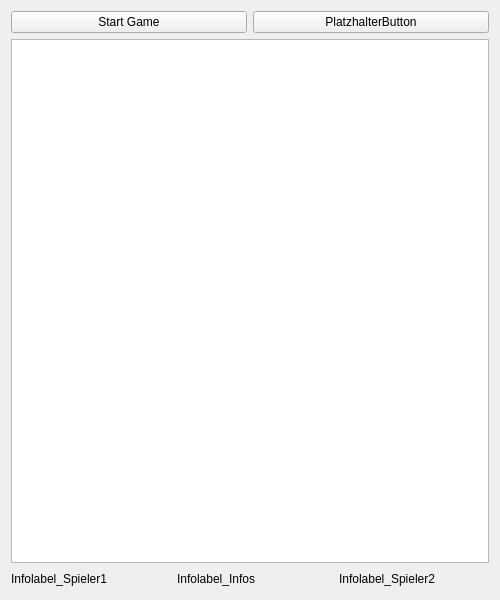
<?xml version="1.0" encoding="UTF-8"?>
<ui version="4.0">
 <class>MainWindow</class>
 <widget class="QMainWindow" name="MainWindow">
  <property name="geometry">
   <rect>
    <x>0</x>
    <y>0</y>
    <width>500</width>
    <height>600</height>
   </rect>
  </property>
  <property name="windowTitle">
   <string>MainWindow</string>
  </property>
  <widget class="QWidget" name="centralWidget">
   <property name="minimumSize">
    <size>
     <width>500</width>
     <height>600</height>
    </size>
   </property>
   <layout class="QVBoxLayout" name="verticalLayout_3">
    <property name="sizeConstraint">
     <enum>QLayout::SetDefaultConstraint</enum>
    </property>
    <item>
     <layout class="QGridLayout" name="gridLayout">
      <item row="1" column="0">
       <layout class="QHBoxLayout" name="horizontalLayout">
        <item>
         <widget class="QPushButton" name="pushButton">
          <property name="text">
           <string>Start Game</string>
          </property>
         </widget>
        </item>
        <item>
         <widget class="QPushButton" name="pushButton_2">
          <property name="text">
           <string>PlatzhalterButton</string>
          </property>
         </widget>
        </item>
       </layout>
      </item>
     </layout>
    </item>
    <item>
     <widget class="QGraphicsView" name="graphicsViewField">
      <property name="sizePolicy">
       <sizepolicy hsizetype="Expanding" vsizetype="Expanding">
        <horstretch>0</horstretch>
        <verstretch>0</verstretch>
       </sizepolicy>
      </property>
      <property name="minimumSize">
       <size>
        <width>400</width>
        <height>400</height>
       </size>
      </property>
      <property name="layoutDirection">
       <enum>Qt::LeftToRight</enum>
      </property>
      <property name="frameShadow">
       <enum>QFrame::Raised</enum>
      </property>
      <property name="verticalScrollBarPolicy">
       <enum>Qt::ScrollBarAlwaysOff</enum>
      </property>
      <property name="horizontalScrollBarPolicy">
       <enum>Qt::ScrollBarAlwaysOff</enum>
      </property>
      <property name="alignment">
       <set>Qt::AlignLeading|Qt::AlignLeft|Qt::AlignTop</set>
      </property>
     </widget>
    </item>
    <item>
     <layout class="QHBoxLayout" name="horizontalLayout_2">
      <item>
       <widget class="QLabel" name="labelPlayer1">
        <property name="minimumSize">
         <size>
          <width>150</width>
          <height>20</height>
         </size>
        </property>
        <property name="maximumSize">
         <size>
          <width>2000</width>
          <height>20</height>
         </size>
        </property>
        <property name="text">
         <string>Infolabel_Spieler1</string>
        </property>
       </widget>
      </item>
      <item>
       <spacer name="horizontalSpacer_2">
        <property name="orientation">
         <enum>Qt::Horizontal</enum>
        </property>
        <property name="sizeType">
         <enum>QSizePolicy::Fixed</enum>
        </property>
        <property name="sizeHint" stdset="0">
         <size>
          <width>10</width>
          <height>20</height>
         </size>
        </property>
       </spacer>
      </item>
      <item>
       <widget class="QLabel" name="label">
        <property name="text">
         <string>Infolabel_Infos</string>
        </property>
       </widget>
      </item>
      <item>
       <spacer name="horizontalSpacer">
        <property name="orientation">
         <enum>Qt::Horizontal</enum>
        </property>
        <property name="sizeType">
         <enum>QSizePolicy::Fixed</enum>
        </property>
        <property name="sizeHint" stdset="0">
         <size>
          <width>10</width>
          <height>20</height>
         </size>
        </property>
       </spacer>
      </item>
      <item>
       <widget class="QLabel" name="labelPlayer2">
        <property name="sizePolicy">
         <sizepolicy hsizetype="Preferred" vsizetype="Fixed">
          <horstretch>0</horstretch>
          <verstretch>0</verstretch>
         </sizepolicy>
        </property>
        <property name="minimumSize">
         <size>
          <width>150</width>
          <height>20</height>
         </size>
        </property>
        <property name="maximumSize">
         <size>
          <width>2000</width>
          <height>20</height>
         </size>
        </property>
        <property name="text">
         <string>Infolabel_Spieler2</string>
        </property>
       </widget>
      </item>
     </layout>
    </item>
   </layout>
  </widget>
 </widget>
 <layoutdefault spacing="6" margin="11"/>
 <resources/>
 <connections/>
</ui>
